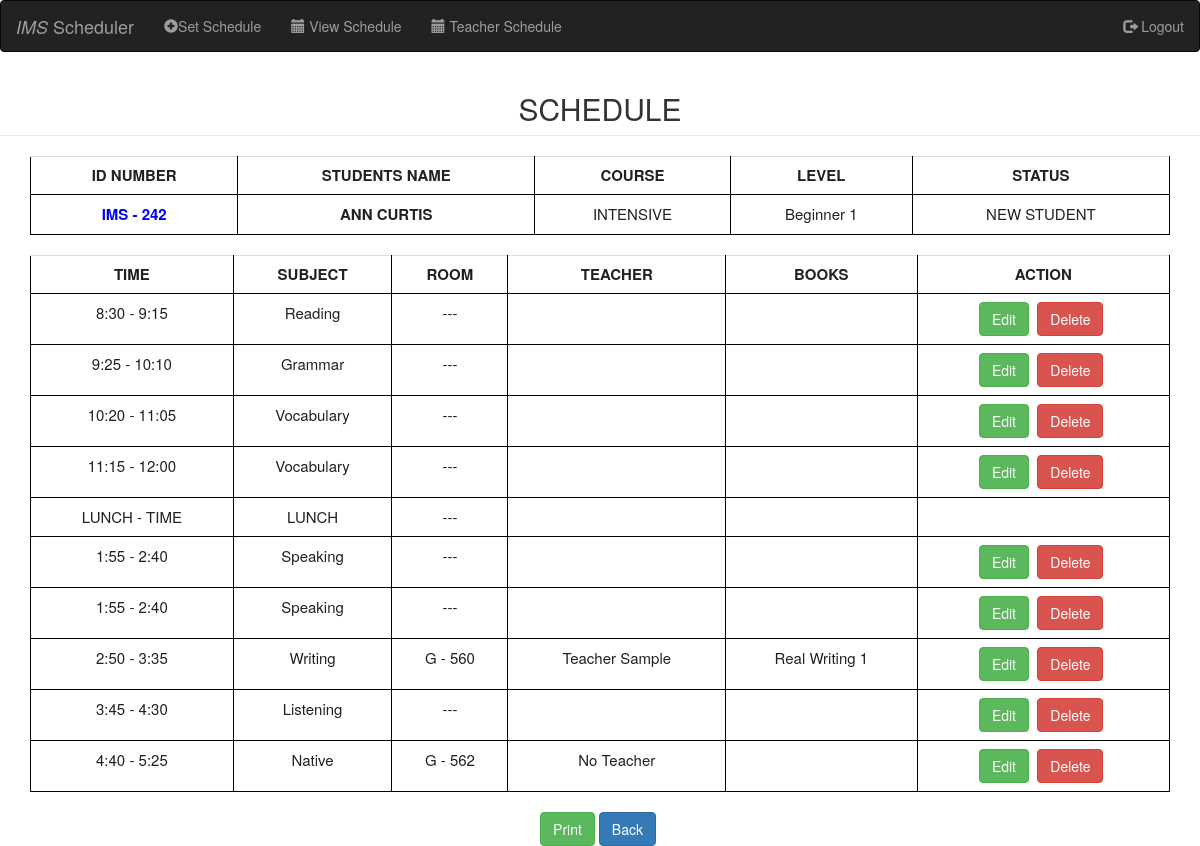
Screenshot of /view.php?id=242 with the database file from the repository.
### tables this page shows
CREATE TABLE `student` (
  `student_id` int(11) NOT NULL,
  `student_name` varchar(250) NOT NULL,
  `course_id` int(11) NOT NULL,
  `level_id` int(11) NOT NULL,
  `student_status` enum('NEW STUDENT','OLD STUDENT','NO STATUS') NOT NULL,
  `start_date` date DEFAULT NULL,
  `end_date` date DEFAULT NULL
);

CREATE TABLE `course` (
  `course_id` int(11) NOT NULL,
  `course_code` varchar(259) NOT NULL,
  `course_name` varchar(250) NOT NULL,
  `course` varchar(250) NOT NULL,
  `level_id` int(11) NOT NULL,
  `created_at` timestamp NOT NULL DEFAULT current_timestamp(),
  `updated_at` timestamp NULL DEFAULT NULL
);

CREATE TABLE `level` (
  `level_id` int(11) NOT NULL,
  `level_name` varchar(500) NOT NULL,
  `created_at` timestamp NOT NULL DEFAULT current_timestamp(),
  `created_by` varchar(100) NOT NULL
);

CREATE TABLE `student_subject` (
  `subject_id` int(11) NOT NULL,
  `student_id` int(11) NOT NULL,
  `room_id` int(11) NOT NULL,
  `faculty_id` int(11) NOT NULL,
  `timer_id` int(11) NOT NULL,
  `books` varchar(1000) NOT NULL,
  `teachers_name` varchar(1000) NOT NULL,
  `deleted` int(11) NOT NULL,
  `created_at` timestamp NOT NULL DEFAULT current_timestamp(),
  `created_by` varchar(11) NOT NULL
);

CREATE TABLE `timer` (
  `id` int(11) NOT NULL,
  `start_time` varchar(250) NOT NULL,
  `end_time` varchar(250) NOT NULL
);

CREATE TABLE `subject` (
  `subject_id` int(11) NOT NULL,
  `subject_type` varchar(250) NOT NULL,
  `subject_description` varchar(250) NOT NULL,
  `subject_code` varchar(500) NOT NULL,
  `updated_at` int(11) DEFAULT NULL,
  `room_id` int(11) NOT NULL,
  `timer_id` int(11) NOT NULL,
  `course_id` int(11) NOT NULL,
  `faculty_id` int(11) NOT NULL,
  `book_id` int(11) NOT NULL
);

CREATE TABLE `rooms` (
  `room_id` int(11) NOT NULL,
  `room` varchar(250) NOT NULL,
  `is_group` tinyint(1) NOT NULL
);

### view.php (the view, shortened to what this page needs)
<?php
include_once("header.php");
include_once("navbar.php");
?>
<html>
<head>
</head>
<body>
    <div id="divToPrint" align="center">
        <fieldset>
            <legend><h2>SCHEDULE</h2></legend>
            <?php
            require 'databaasee.php';
            if (isset($_GET['id'])) {
                $student_id = $_GET['id'];
                $query = "SELECT *, s.level_id as student_level_id FROM student AS s
                    INNER JOIN level AS l ON s.level_id = l.level_id
                    INNER JOIN course AS c ON s.course_id = c.course_id
                WHERE student_id='$student_id'";
                $result = mysqli_query($connect, $query);
            }
            echo "<div id='divToPrint' class='container'>
                        <table class='table table-primary' style='width=70%;' table-layout:auto;'>
                            <tr>
                                <th colspan='1'><center> ID NUMBER </center></th>
                                <th colspan='3'><center> STUDENTS NAME </center></th>
                                <th colspan='2'><center> COURSE </th></center>
                                <th colspan='1'><center> LEVEL </th></center>
                                <th colspan='1'><center> STATUS </th></center>
                            </tr>";
                        while ($row = mysqli_fetch_assoc($result)) {
                            $student_course_id = $row['course_id'];
                            $student_level_id = $row['student_level_id'];
                            echo "<td style= 'color:blue' colspan='1'> <B> <center> IMS - " . $row['student_id'] . "</B> </td>";
                            echo "<td colspan='3' style='text-align: center'> <B>" . htmlspecialchars($row['student_name']) . "</B> </td>";
                            echo "<td colspan='2'> <center>" . $row['course_name'] . " </td>";
                            echo "<td colspan='1'> <center>" . $row['level_name'] . " </td>";
                            echo "<td colspan='1'> <center>" . $row['student_status'] . " </td>";
                        }
                        echo "</table>";
                            if (isset($_GET['id'])) {
                                $query = "SELECT * FROM `student_subject` ss
                                    INNER JOIN subject s ON s.subject_id = ss.subject_id
                                    INNER JOIN student st ON ss.student_id = st.student_id
                                    INNER JOIN level AS l ON st.level_id = l.level_id
                                    INNER JOIN course AS c ON st.course_id = c.course_id
                                    INNER JOIN rooms AS r ON ss.room_id = r.room_id
                                    INNER JOIN timer AS t ON ss.timer_id = t.id
                                WHERE ss.student_id = $student_id;";
                                $result = mysqli_query($connect, $query);
                            }
                            echo "<table width='100%' class='studentDetailsTable table table-primary' style='table-layout:auto;'>
                                            <tr>
                                                <th style='text-align: center'> TIME </th>
                                                <th style='text-align: center'> SUBJECT </th>
                                                <th style='text-align: center'> ROOM </th>
                                                <th style='text-align: center'> TEACHER</th>
                                                <th style='text-align: center'> BOOKS </th>
                                                <th class='action' style='text-align: center'> ACTION </th>
                                            </tr>";
                                            while ($row = mysqli_fetch_assoc($result)) {
                                                echo "<tr>";
                                                $subject_description = $row['subject_description'];
                                                echo "<td style='text-align: center'>". $row['start_time'] . " - " . $row['end_time'] .     "</td>";
                                                echo "<td style='text-align: center'>" . $row['subject_description'] . "</td>";
                                                echo "<td style='text-align: center'>" . $row['room'] . "</td>";
                                                if (empty($row['teachers_name']) || is_null($row['teachers_name'])) {
                                                    echo "<td style='text-align: center'></td>";
                                                } else {
                                                    echo "<td style='text-align: center'>" . htmlspecialchars($row['teachers_name']) . "</td>";
                                                }
                                                if (empty($row['books']) || is_null($row['books'])) {
                                                    echo "<td style='text-align: center'></td>";
                                                } else {
                                                    echo "<td style='text-align: center'>" . htmlspecialchars($row['books']) . "</td>";
                                                }
                                                echo "<td class='action' style='text-align: center'>";
                                                echo "<form class='action form-horizontal' method='post' action='view.php' enctype='multipart/form-data'>";
                                                    if ($subject_description !== "LUNCH") {
                                                        echo "<a href='view.edit.php?student_id=" . $student_id . "&subject_id=" . $row['subject_id'] . "&course_id=" . $student_course_id . "&level_id=" . $student_level_id . "' class='btn btn-success'>Edit</a> &nbsp;";
                                                        echo "<a href='view.php?action=delete&id=" . $student_id . "&subject_id=" . $row['subject_id'] . "' class='action btn btn-danger'>Delete</a>&nbsp;";
                                                    }
                                                echo "</td>";
                                                echo "</tr>";
                                            }
                                echo "</table>";
                                            echo "<a href='#' class='action printBtn btn btn-success' onClick='PrintDiv()'> Print </a>&nbsp;";
                                            echo "<a href='schedulelist.php' class='action btn btn-primary'>Back </a>&nbsp;";
            ?>
        </fieldset>
</body>
</html>
<?php
include_once("footer.php");
?>

### style.css (style rules this page uses)
.table, th, td { border: 1px solid rgb(0, 0, 0); border-collapse: collapse; color: #212121; font-size: 15px; }
th, td { background-color: #ffffff; }

### rows the page displays
student: student_id "242", student_name "ANN CURTIS", course.course_name "INTENSIVE", level.level_name "Beginner 1", student_status "NEW STUDENT"
student_subject: timer.start_time "8:30", timer.end_time "9:15", subject.subject_description "Reading", room.room "---"
student_subject: timer.start_time "9:25", timer.end_time "10:10", subject.subject_description "Grammar", room.room "---"
student_subject: timer.start_time "10:20", timer.end_time "11:05", subject.subject_description "Vocabulary", room.room "---"
student_subject: timer.start_time "11:15", timer.end_time "12:00", subject.subject_description "Vocabulary", room.room "---"
student_subject: timer.start_time "LUNCH", timer.end_time "TIME", subject.subject_description "LUNCH", room.room "---"
student_subject: timer.start_time "1:55", timer.end_time "2:40", subject.subject_description "Speaking", room.room "---"
student_subject: timer.start_time "1:55", timer.end_time "2:40", subject.subject_description "Speaking", room.room "---"
student_subject: timer.start_time "2:50", timer.end_time "3:35", subject.subject_description "Writing", room.room "G - 560", teachers_name "Teacher Sample", books "Real Writing 1"
student_subject: timer.start_time "3:45", timer.end_time "4:30", subject.subject_description "Listening", room.room "---"
student_subject: timer.start_time "4:40", timer.end_time "5:25", subject.subject_description "Native", room.room "G - 562", teachers_name "No Teacher"
